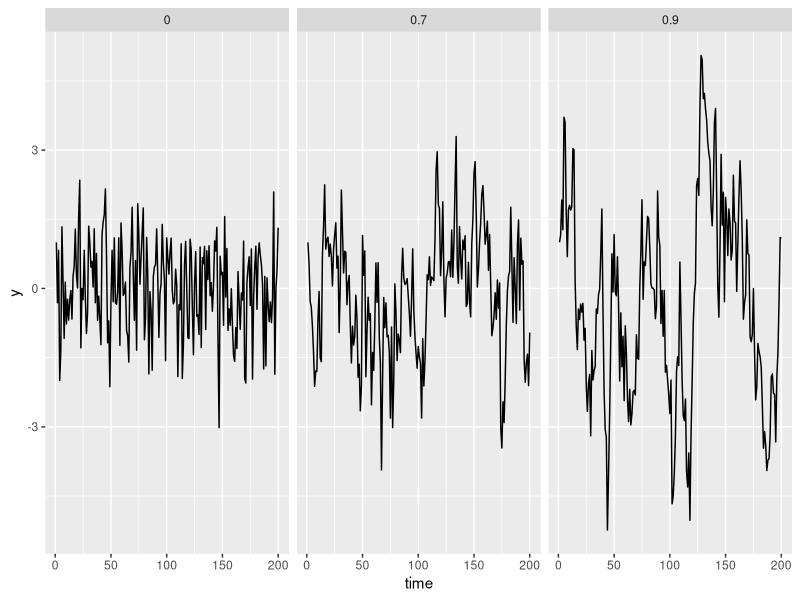

The R source for this figure:
# plot time series with variable levels of first-order autocorrelation

library(tidyverse)

# set ar levels

ar <- c(0, 0.7, 0.9)


output <- data.frame()


for(i in 1:3){
  
  y <- 1 # set first value of timeseries
  
  for(j in 2:200){
    
    y[j] <- y[(j-1)]*ar[i] + rnorm(n = 1, mean = 0, sd = 1) # random time series with different AR(1) values
    
    
    
  }

  output <- rbind(output,
                  data.frame(ar = as.factor(as.character(ar[i])),
                  time = 1:200,
                  y = y))  
  
}


ggplot(output, aes(time, y)) +
  geom_line() +
  facet_wrap(~ar)
